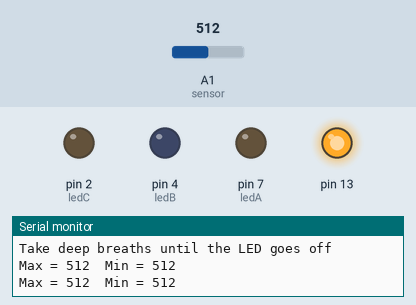
Bench run of a sketch on a simulated Arduino Uno, built with avr-gcc and run on an emulated ATmega328P. Parts: output pins drawn as LEDs (lit = HIGH), the last lines printed to the serial monitor. Inputs (shaded band) come from the test bench; at power-on: A1 (sensor) = 512.

Above: at 0.1 s.
At 6.2 s:
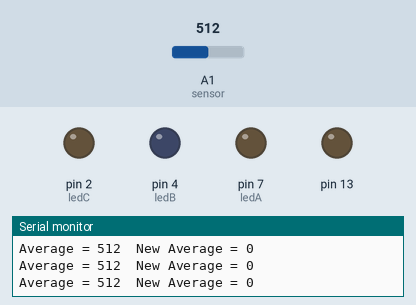
6.3 s: A1 (sensor) set to 109
9.3 s: A1 (sensor) set to 95
Timing chart, 0 to 12.3 s (numbered marks = the images above; inputs shaded):
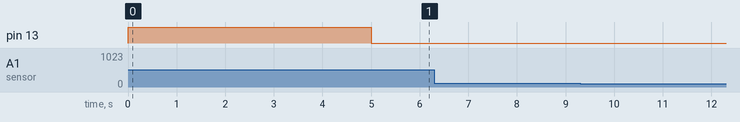

The sketch:

assignment_6.ino
```cpp
/* Light three leds depending on pressure sensor input.

   This sketch branches from https://github.com/lizastark/Teaching/blob/master/Computational%20Craft/Week_5_Code/calibrationSmoothingArray/calibrationSmoothingArray.ino
   Additions here include acting on sensor input with LED output.
   Specifically, this file adds the displayLights() function.

   Anna Garbier, Comp Craft 2018
*/

// Define the number of samples to keep track of.  The higher the number,
// the more the readings will be smoothed, but the slower the output will
// respond to the input.  Using a constant rather than a normal variable lets
// use this value to determine the size of the readings array.

const int numReadings = 10;     // average number of readings
int readings[numReadings];      // the readings from the sensor
int readIndex = 0;              // the index of the current reading on the sensor
int total = 0;                  // the running total for the sensor
int average = 0;                // the average for the sensor
int sensor = A1;                // sensor pin

// Calibration variables
int sensorValue = 0;
int sensorMin = 1023;           //this is supposed to be higher
int sensorMax = 0;              //this is supposed to be lower

// LED output variables
const int ledA = 7;
const int ledB = 4;
const int ledC = 2;

void setup() {

  // initialize serial communication with computer:
  Serial.begin(9600);

  /*
       This is the calibration part of the sketch. Once you upload it,
       open your serial monitor and follow the instuctions. You
       can aomment this out once you have your sensor calibrated
  */

  // turn on LED to signal the start of the calibration period:
  pinMode(13, OUTPUT);
  digitalWrite(13, HIGH);

  // initialize three LED display pins
  pinMode(ledA, OUTPUT);
  pinMode(ledB, OUTPUT);
  pinMode(ledC, OUTPUT);

  // initialize all the readings on the sensor to 0:
  for (int thisReading = 0; thisReading < numReadings; thisReading++) {
    readings[thisReading] = 0;
  }

  Serial.println("Calibration beginning");
  Serial.println("Take deep breaths until the LED goes off");

  // calibrate during the first five seconds
  while (millis() < 5000) {
    sensorValue = analogRead(sensor);

    // record the maximum sensor value
    if (sensorValue > sensorMax) {
      sensorMax = sensorValue;
    }

    // record the minimum sensor value
    if (sensorValue < sensorMin) {
      sensorMin = sensorValue;
    }

    // print values for debugging
    Serial.print("Max = ");
    Serial.print(sensorMax);
    Serial.print("\t");
    Serial.print("Min = ");
    Serial.println(sensorMin);

  }

  // signal the end of the calibration period
  digitalWrite(13, LOW);
  Serial.println("Calibration ending");

  //End comment

}

void loop() {
  // READ VALUES COMING IN FROM THE SENSOR - Take average of 10 readings
  // subtract the last reading:
  total = total - readings[readIndex];

  // read from the sensor:
  readings[readIndex] = analogRead(sensor);

  // add the reading to the total:
  total = total + readings[readIndex];

  // advance to the next position in the array:
  readIndex = readIndex + 1;

  // if we're at the end of the array...
  if (readIndex >= numReadings) {
    // ...wrap around to the beginning:
    readIndex = 0;
  }

  // calculate the average:
  average = total / numReadings;

  // print the original average for debugging
  Serial.print("Average = ");
  Serial.print(average);
  Serial.print("\t");

  // map the average value to the min and max we recorded above
  average = map(average, sensorMin, sensorMax, 0, 255);

  // constrain the values within a certain range
  average = constrain(average, 0, 255);

  // print the new average for debugging
  Serial.print("New Average = ");
  Serial.println(average);

  delay(1);        // delay in between reads for stability

  displayLights();
}

void displayLights() {
  if (average > 200) {
    digitalWrite(ledA, HIGH);
    digitalWrite(ledB, HIGH);
    digitalWrite(ledC, HIGH);
  } else if (average > 150) {
    digitalWrite(ledA, HIGH);
    digitalWrite(ledB, HIGH);
    digitalWrite(ledC, LOW);
  } else if (average > 100) {
    digitalWrite(ledA, HIGH);
    digitalWrite(ledB, LOW);
    digitalWrite(ledC, LOW);
  } else {
    digitalWrite(ledA, LOW);
    digitalWrite(ledB, LOW);
    digitalWrite(ledC, LOW);
  }
}
```
